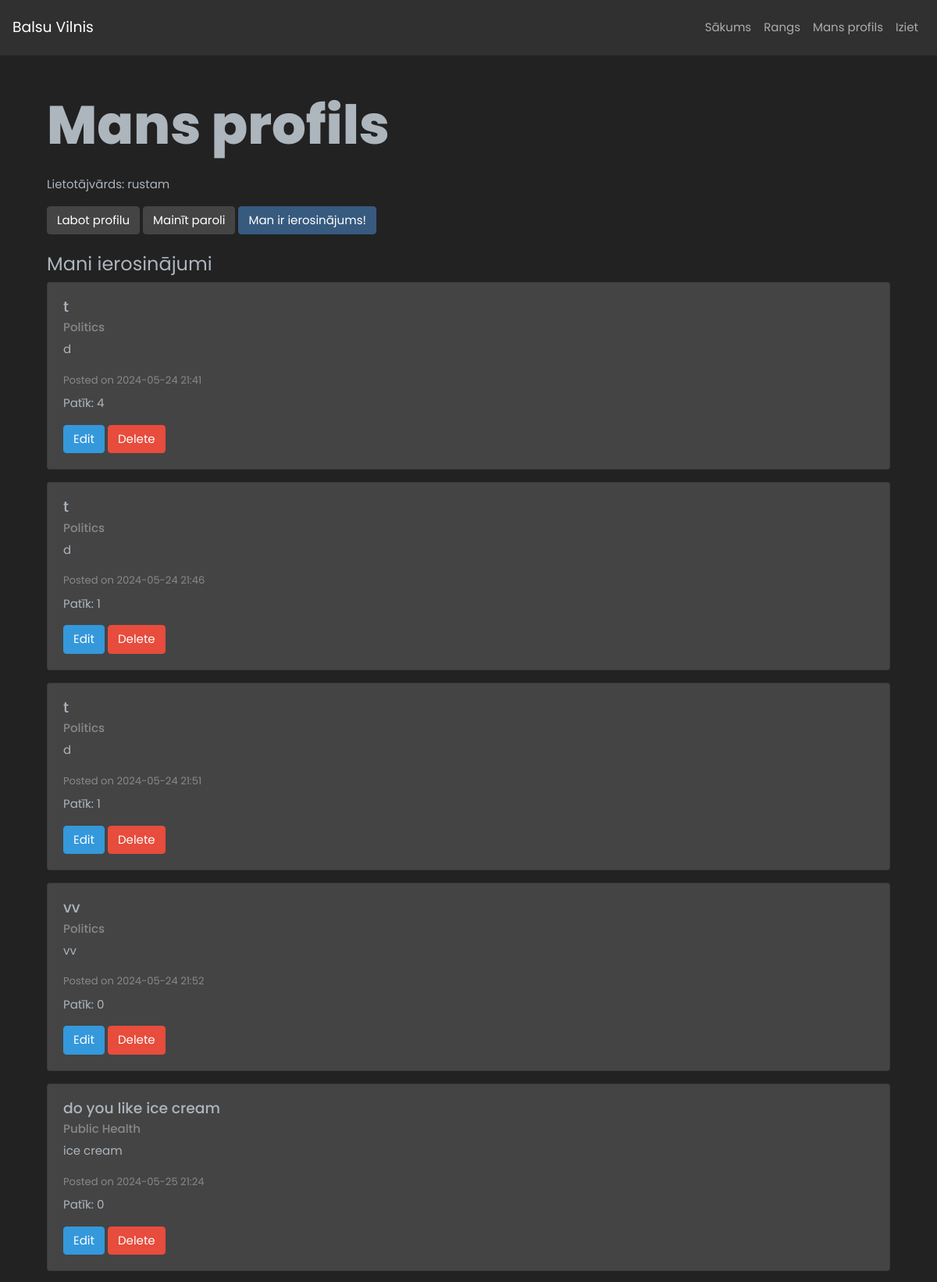
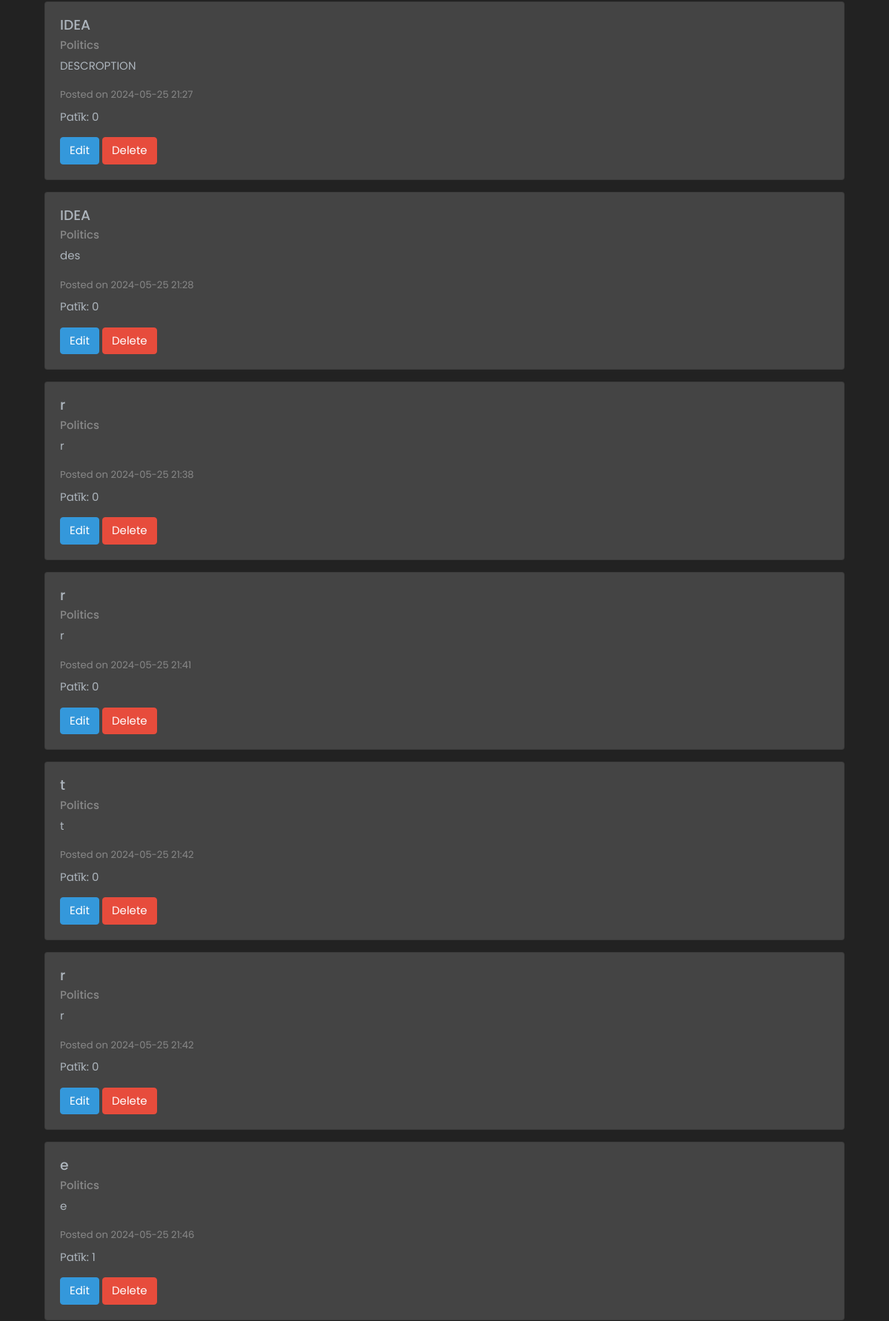
The page /dashboard (signed in, upper part) on the database its author committed (2 pictures, top to bottom).
### models.py (models this page shows, shortened)
class User(db.Model, UserMixin):
    id = db.Column(db.Integer, primary_key=True)
    username = db.Column(db.String(150), unique=True, nullable=False)
    email = db.Column(db.String(150), unique=True, nullable=True)
    password = db.Column(db.String(200), nullable=False)
    role = db.Column(db.String(50), nullable=False)
    confirmed = db.Column(db.Boolean, default=False)
    confirmed_on = db.Column(db.DateTime, nullable=True)
    bio = db.Column(db.Text, nullable=True)
    avatar = db.Column(db.String(200), nullable=True)

class Idea(db.Model):
    id = db.Column(db.Integer, primary_key=True)
    title = db.Column(db.String(200), nullable=False)
    description = db.Column(db.Text, nullable=False)
    category = db.Column(db.String(100), nullable=False)
    date_posted = db.Column(db.DateTime, nullable=False, default=datetime.utcnow)
    user_id = db.Column(db.Integer, db.ForeignKey('user.id'), nullable=False)
    user = db.relationship('User', backref=db.backref('ideas', lazy=True))
    likes = db.relationship('Like', backref='idea', lazy=True)
    comments = db.relationship('Comment', backref='parent_idea', lazy=True)
    idea_votes = db.relationship('Vote', backref='parent_idea_votes', lazy=True)  # Renamed backref to 'parent_idea_votes'
    @property
    def like_count(self):
        return Like.query.filter_by(idea_id=self.id).count()

### app.py (the view)
    @app.route('/dashboard')
    @login_required
    def dashboard():
        user_ideas = Idea.query.filter_by(user_id=current_user.id).all()
        return render_template('dashboard.html', ideas=user_ideas)

### app.py (called while the page is built)
def create_app():
    app = Flask(__name__)
    app.config.from_object('config.Config')
    app.config['SECRET_KEY'] = os.getenv('SECRET_KEY', 'a_hard_to_guess_string')
    csrf = CSRFProtect(app)
    db.init_app(app)
    mail.init_app(app)
    login_manager.init_app(app)
    bcrypt.init_app(app)
    migrate.init_app(app, db)
    csrf.init_app(app)  # Ensure CSRF protection is initialized
    @login_manager.user_loader
    def load_user(user_id):
        return User.query.get(int(user_id))
    def inject_user():
        return dict(current_user=current_user)
    register_routes(app)
    return app

### templates/dashboard.html
{% extends "base.html" %}
{% block content %}
<div class="container mt-4">
    <h1 class="text-light mb-4">Mans profils</h1>
    <p class="text-light">Lietotājvārds: {{ current_user.username }}</p>
    <a href="{{ url_for('edit_profile') }}" class="btn btn-secondary mb-4">Labot profilu</a>
    <a href="{{ url_for('change_password') }}" class="btn btn-secondary mb-4">Mainīt paroli</a>
    {% if current_user.role == 'creator' %}
        <a href="{{ url_for('create_idea') }}" class="btn btn-primary mb-4">Man ir ierosinājums!</a>
    {% endif %}
    <h2 class="text-light">Mani ierosinājumi</h2>
    {% if ideas %}
        {% for idea in ideas %}
        <div class="card bg-secondary mb-3">
            <div class="card-body">
                <h5 class="card-title text-light">{{ idea.title }}</h5>
                <h6 class="card-subtitle mb-2 text-muted">{{ idea.category }}</h6>
                <p class="card-text text-light">{{ idea.description }}</p>
                <div class="mb-2">
                    <small class="text-muted">Posted on {{ idea.date_posted.strftime('%Y-%m-%d %H:%M') }}</small>
                </div>
                <p class="text-light">Patīk: {{ idea.like_count }}</p>
                <a href="{{ url_for('edit_idea', idea_id=idea.id) }}" class="btn btn-info">Edit</a>
                <form method="POST" action="{{ url_for('delete_idea', idea_id=idea.id) }}" style="display:inline;">
                    <button type="submit" class="btn btn-danger" onclick="return confirm('Vai esat pārliecināts, ka vēlaties dzēst šo ideju?');">Delete</button>
                </form>
            </div>
        </div>
        {% endfor %}
    {% else %}
    <p class="text-light">Jums vēl nav ierosinājumu</p>
    {% endif %}
</div>
{% endblock %}

### templates/base.html (style rules this page uses)
body { font-family: 'Poppins', sans-serif; }
h1 { font-family: 'Poppins', sans-serif; color: #345d89; font-weight: 800; font-size: 4.3rem; }
h2 { font-family: 'Poppins', sans-serif; color: #6c757d; font-weight: 400; font-size: 1.5rem; }

### rows shown on the page
User: username "rustam"
Idea: title "t", category "Politics", description "d", date_posted "2024-05-24 21:41", like_count "4"
Idea: title "t", category "Politics", description "d", date_posted "2024-05-24 21:46", like_count "1"
Idea: title "t", category "Politics", description "d", date_posted "2024-05-24 21:51", like_count "1"
Idea: title "vv", category "Politics", description "vv", date_posted "2024-05-24 21:52", like_count "0"
Idea: title "do you like ice cream", category "Public Health", description "ice cream", date_posted "2024-05-25 21:24", like_count "0"
Idea: title "IDEA", category "Politics", description "DESCROPTION", date_posted "2024-05-25 21:27", like_count "0"
Idea: title "IDEA", category "Politics", description "des", date_posted "2024-05-25 21:28", like_count "0"
Idea: title "r", category "Politics", description "r", date_posted "2024-05-25 21:38", like_count "0"
Idea: title "r", category "Politics", description "r", date_posted "2024-05-25 21:41", like_count "0"
Idea: title "t", category "Politics", description "t", date_posted "2024-05-25 21:42", like_count "0"
Idea: title "r", category "Politics", description "r", date_posted "2024-05-25 21:42", like_count "0"
Idea: title "e", category "Politics", description "e", date_posted "2024-05-25 21:46", like_count "1"
